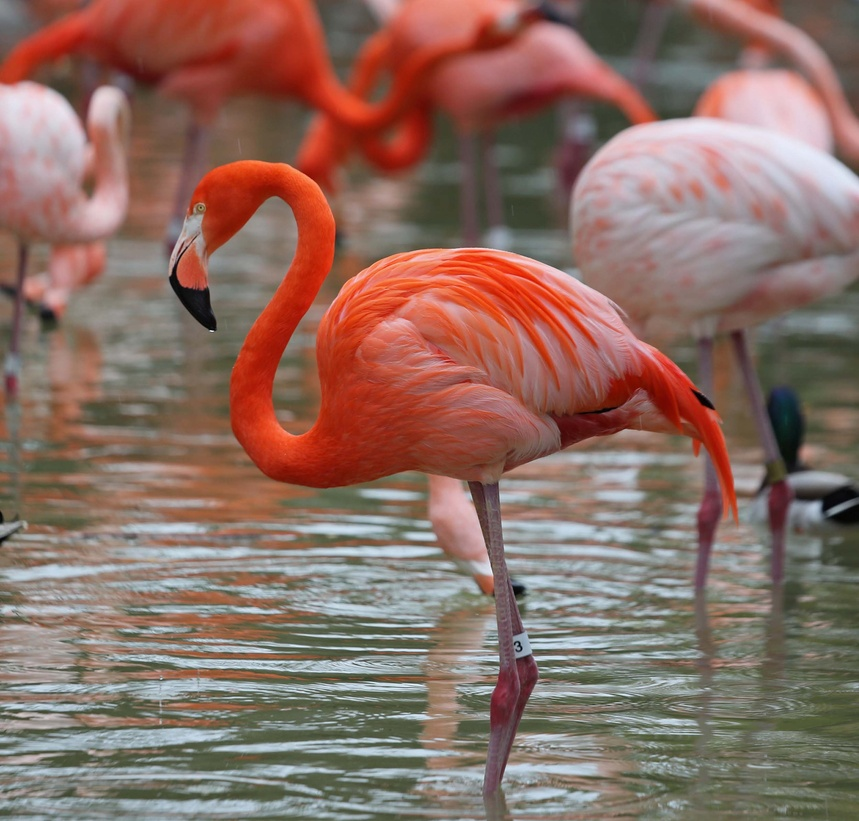
#> input picture img1.jpeg, 859 x 821 px, shrunk from 2500 x 2389 before the run
$ jupyter execute 'SET 1.ipynb'   (older library calls are emulated)
#> lines starting #> are read from the running program, lines starting #| are printed output that depends on the picture
[cell 1]
import cv2
import numpy as np
import matplotlib.pyplot as plt
from scipy.ndimage import gaussian_filter

# Load your image
image_path = "img1.jpeg"  # Replace with the correct name and extension
image = cv2.imread(image_path, cv2.IMREAD_GRAYSCALE)
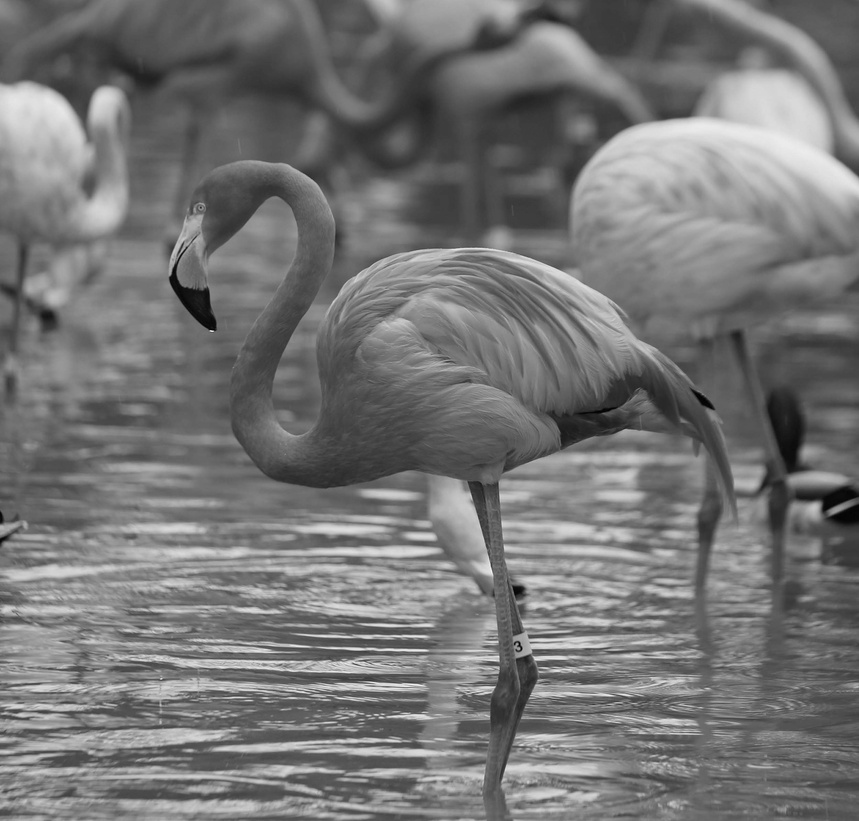
#> image: shape (821, 859); min 0, max 248, mean 117.2

if image is None:
    raise FileNotFoundError(f"Image {image_path} not found. Please check the file name and path.")

# Apply Gaussian smoothing
smoothed_image = gaussian_filter(image, sigma=1)

# Compute gradients using the Sobel operator
sobel_x = cv2.Sobel(smoothed_image, cv2.CV_64F, 1, 0, ksize=3)
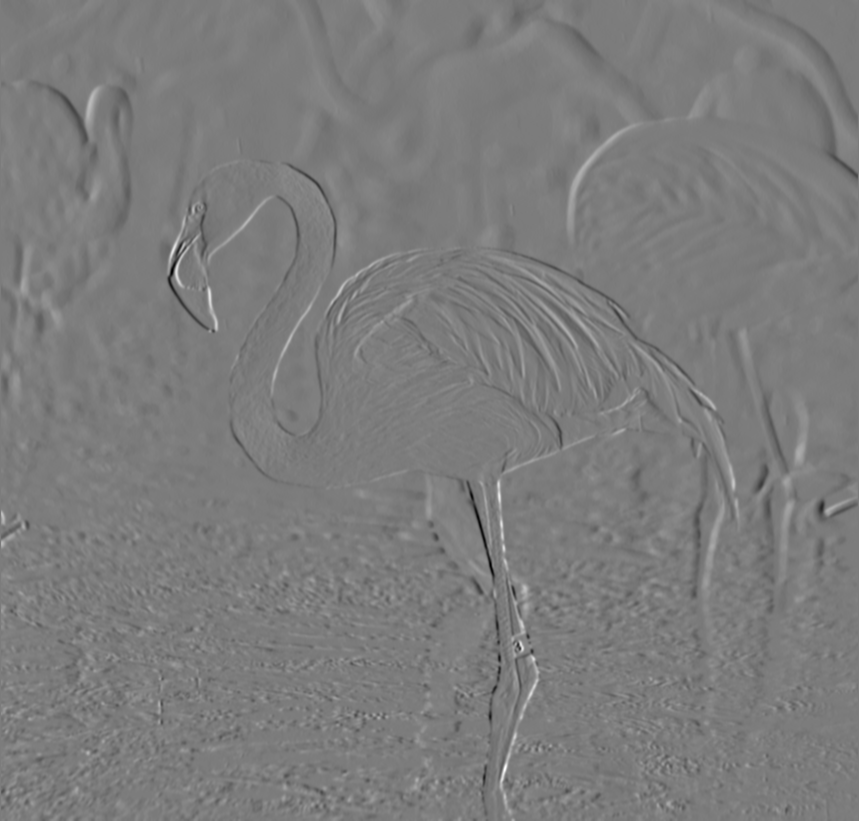
#> sobel_x: shape (821, 859) float64; min -363, max 380, mean -0.2; drawn with min black and max white
sobel_y = cv2.Sobel(smoothed_image, cv2.CV_64F, 0, 1, ksize=3)
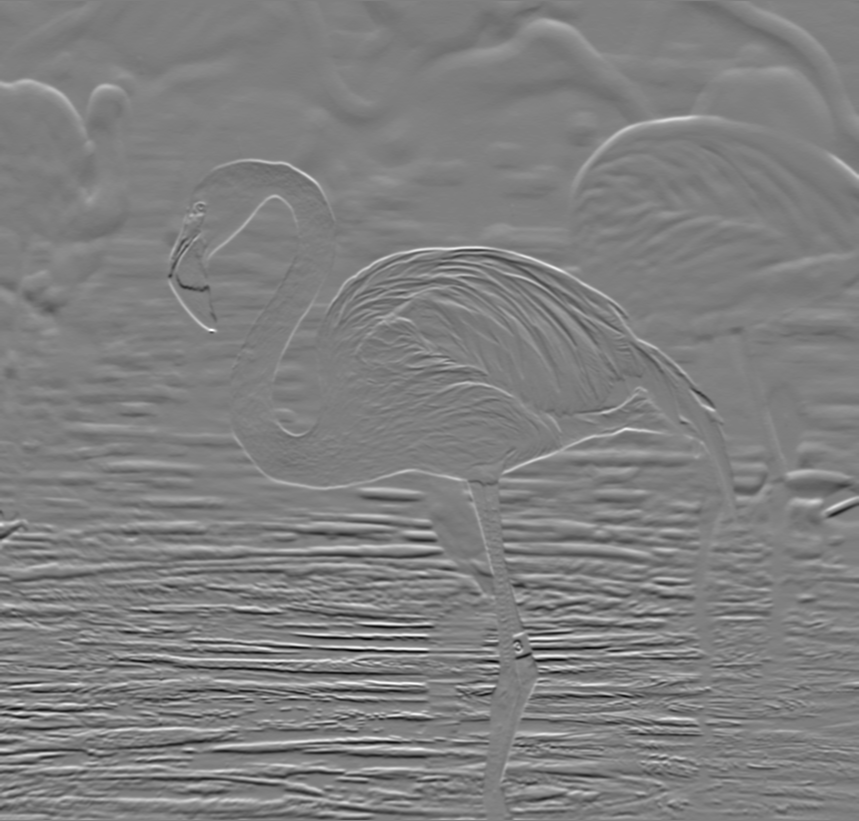
#> sobel_y: shape (821, 859) float64; min -372, max 370, mean 0.1; drawn with min black and max white

# Compute edge magnitude
magnitude = np.sqrt(sobel_x**2 + sobel_y**2)
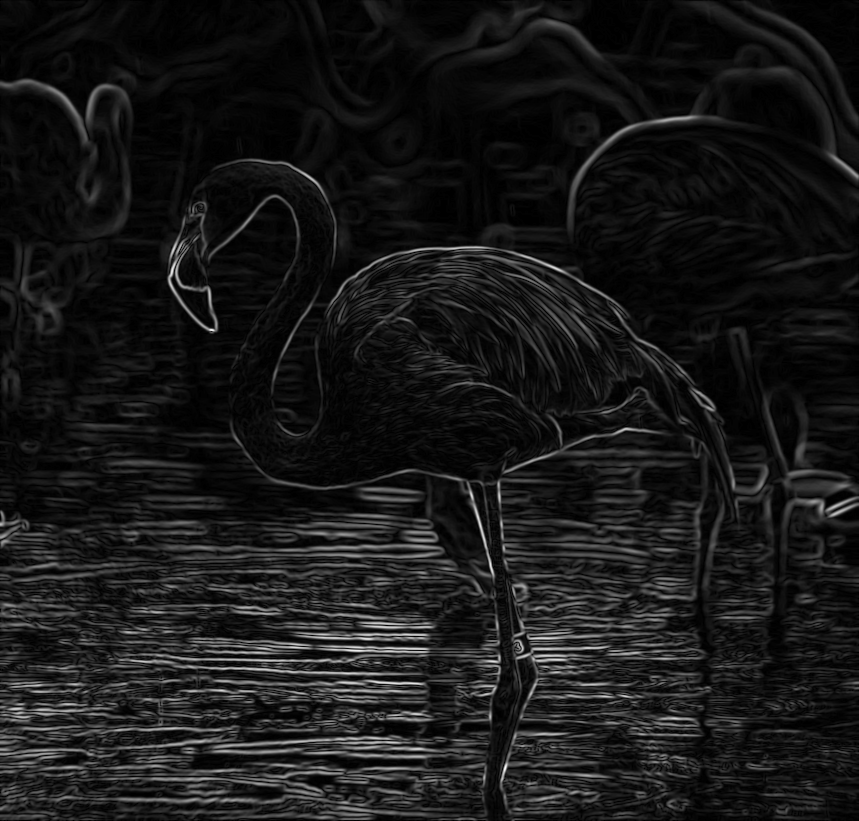
#> magnitude: shape (821, 859) float64; min 0, max 399.1, mean 38.1; drawn with min black and max white

# Plot results
plt.figure(figsize=(12, 6))
plt.subplot(1, 4, 1), plt.imshow(image, cmap='gray'), plt.title('Original Image')
plt.subplot(1, 4, 2), plt.imshow(smoothed_image, cmap='gray'), plt.title('Smoothed Image')
plt.subplot(1, 4, 3), plt.imshow(np.abs(sobel_x), cmap='gray'), plt.title('Sobel X')
plt.subplot(1, 4, 4), plt.imshow(magnitude, cmap='gray'), plt.title('Edge Magnitude')
plt.tight_layout()
plt.show()
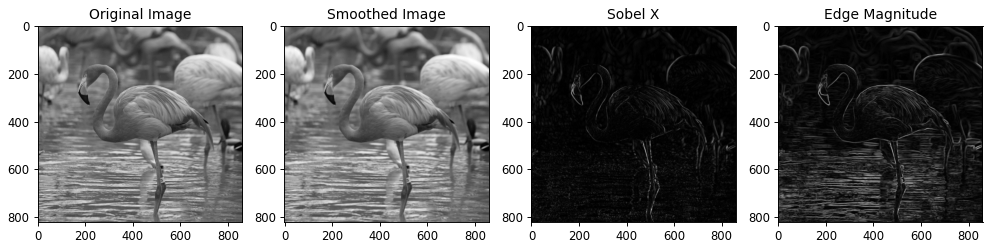
#> figure drawn by matplotlib, 4 panels
